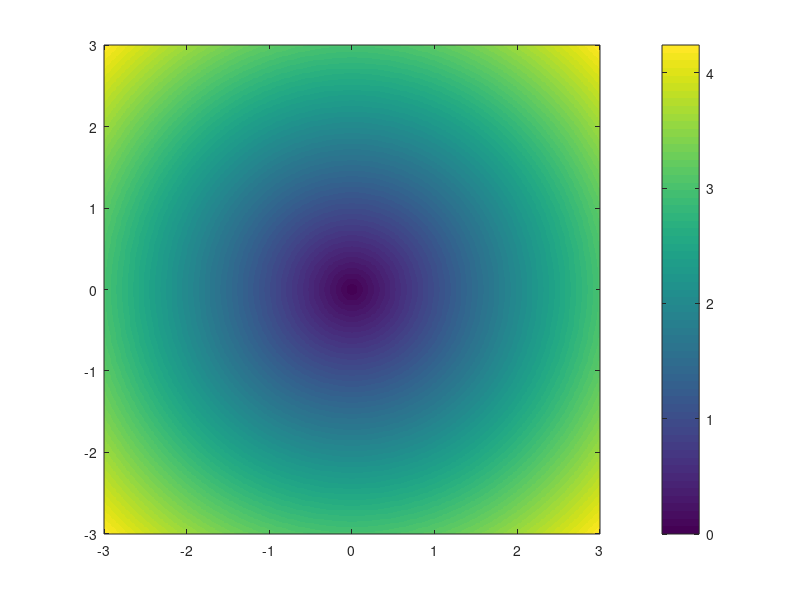
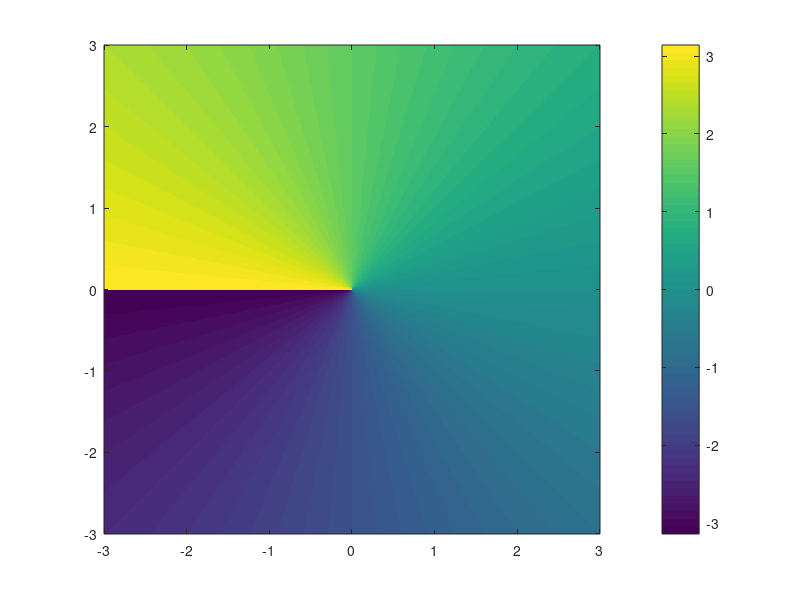
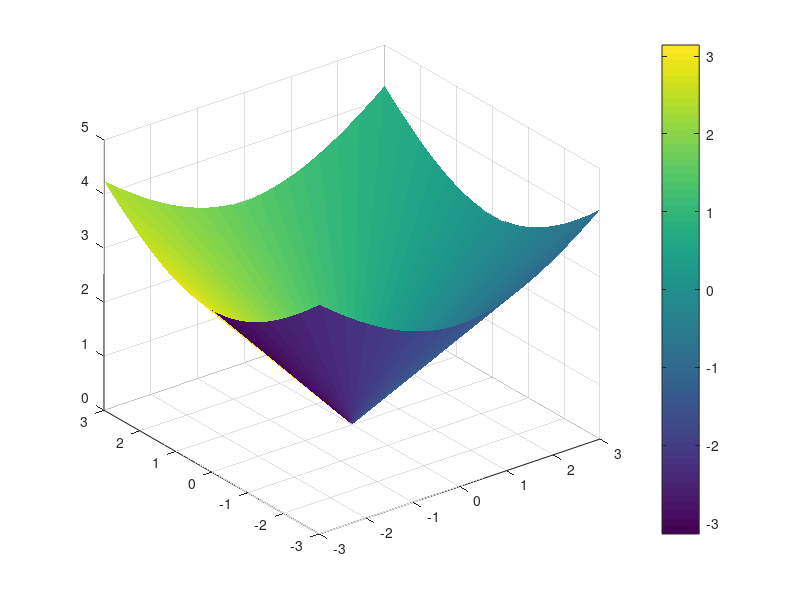

Write MATLAB code to recreate these figures, in order.
clear variables;
close all;
clc;

a=-3:0.01:3;
b=-3:0.01:3;
[A,B]=meshgrid(a,b);
X=A+1i*B;

Y = X;
% Y = X.^9;
% Y = X.^X;
imagesc(a,b,abs(Y));
set(gca,"YDir", "normal")
colorbar
figure
imagesc(a,b,angle(Y));
set(gca,"YDir", "normal")
colorbar

figure
h=surf(a,b,abs(Y),angle(Y));
set(h,"EdgeColor", "none");
colorbar

